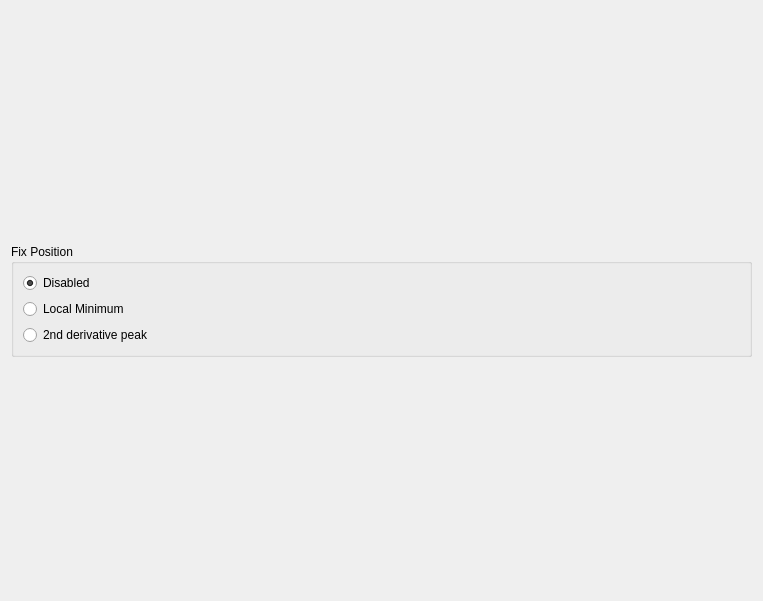
<?xml version="1.0" encoding="UTF-8"?>
<ui version="4.0">
 <class>POISelectorWidget</class>
 <widget class="QWidget" name="POISelectorWidget">
  <property name="geometry">
   <rect>
    <x>0</x>
    <y>0</y>
    <width>763</width>
    <height>601</height>
   </rect>
  </property>
  <property name="windowTitle">
   <string>Form</string>
  </property>
  <layout class="QHBoxLayout" name="horizontalLayout">
   <item>
    <layout class="QVBoxLayout" name="verticalLayout_2">
     <item>
      <spacer name="verticalSpacer">
       <property name="orientation">
        <enum>Qt::Vertical</enum>
       </property>
       <property name="sizeHint" stdset="0">
        <size>
         <width>20</width>
         <height>40</height>
        </size>
       </property>
      </spacer>
     </item>
     <item>
      <widget class="QGroupBox" name="groupBox">
       <property name="title">
        <string>Fix Position</string>
       </property>
       <property name="checkable">
        <bool>false</bool>
       </property>
       <layout class="QVBoxLayout" name="verticalLayout">
        <item>
         <widget class="QRadioButton" name="radioFixDisabled">
          <property name="text">
           <string>Disabled</string>
          </property>
          <property name="checked">
           <bool>true</bool>
          </property>
          <attribute name="buttonGroup">
           <string notr="true">buttonGroup</string>
          </attribute>
         </widget>
        </item>
        <item>
         <widget class="QRadioButton" name="radioFixMinimum">
          <property name="text">
           <string>Local Minimum</string>
          </property>
          <attribute name="buttonGroup">
           <string notr="true">buttonGroup</string>
          </attribute>
         </widget>
        </item>
        <item>
         <widget class="QRadioButton" name="radioFixSecondDerivative">
          <property name="text">
           <string>2nd derivative peak</string>
          </property>
          <attribute name="buttonGroup">
           <string notr="true">buttonGroup</string>
          </attribute>
         </widget>
        </item>
       </layout>
      </widget>
     </item>
     <item>
      <spacer name="verticalSpacer_2">
       <property name="orientation">
        <enum>Qt::Vertical</enum>
       </property>
       <property name="sizeHint" stdset="0">
        <size>
         <width>20</width>
         <height>40</height>
        </size>
       </property>
      </spacer>
     </item>
    </layout>
   </item>
  </layout>
 </widget>
 <resources/>
 <connections/>
 <buttongroups>
  <buttongroup name="buttonGroup"/>
 </buttongroups>
</ui>
